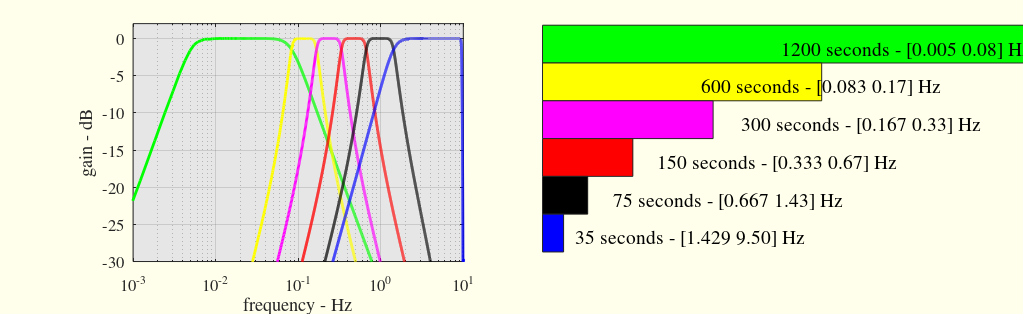

Write the MATLAB code that produced this figure.
clear

allcolors = ['g.';'y.';'m.';'r.';'k.';'b.';'rx';'yx';'mx';'rx';'kx';'c.';'k.';'r.';'c.';'m.';'g.';'b.';'k.';'r.';'c.';'m.';'g.';'k.'];

filtercharact = struct;
filtercharact(1).SCPperiod_sec  = 1200 ;
filtercharact(2).SCPperiod_sec  = 600 ;
filtercharact(3).SCPperiod_sec  = 300 ;
filtercharact(4).SCPperiod_sec  = 150 ;
filtercharact(5).SCPperiod_sec  = 75 ;
filtercharact(6).SCPperiod_sec  = 35;

filtercharact(1).overlapDFT = 0.5;
filtercharact(2).overlapDFT = 0.5;
filtercharact(3).overlapDFT = 0.5;
filtercharact(4).overlapDFT = 0.5;
filtercharact(5).overlapDFT = 0.5;
filtercharact(6).overlapDFT = 0.5;

filtercharact(1).overlapSCP = 0;
filtercharact(2).overlapSCP = 0;
filtercharact(3).overlapSCP = 0;
filtercharact(4).overlapSCP = 0;
filtercharact(5).overlapSCP = 0;
filtercharact(6).overlapSCP = 0;

filtercharact(1).ratioDFT2SCP = 5;
filtercharact(2).ratioDFT2SCP = 5;
filtercharact(3).ratioDFT2SCP = 5;
filtercharact(4).ratioDFT2SCP = 5;
filtercharact(5).ratioDFT2SCP = 5;
filtercharact(6).ratioDFT2SCP = 5;

filtercharact(1).Norder  = 3 ;
filtercharact(2).Norder  = 4 ;
filtercharact(3).Norder  = 4 ;
filtercharact(4).Norder  = 4 ;
filtercharact(5).Norder  = 4 ;
filtercharact(6).Norder  = 4;

M                               = 5;
filtercharact(1).designname     = 'butter';
filtercharact(1).windowshape    = 'hann';
filtercharact(1).Wlow_Hz        = 0.005;
filtercharact(1).overlapDFT     = 0.5;
% filtercharact(1).SCPperiod_sec  = 1000;
TFFT_Pfilter                    = filtercharact(1).SCPperiod_sec/M;

for Pfilter=2:6
    filtercharact(Pfilter).designname     = 'butter';
    filtercharact(Pfilter).windowshape    = 'hann';
    filtercharact(Pfilter).overlapDFT     = 0.5;
%     filtercharact(Pfilter).SCPperiod_sec  = filtercharact(Pfilter-1).SCPperiod_sec*0.5;
    TFFT_Pfilter                          = filtercharact(Pfilter).SCPperiod_sec/M;
    filtercharact(Pfilter).Wlow_Hz        = (1/TFFT_Pfilter)/0.1;
     filtercharact(Pfilter-1).Whigh_Hz     = filtercharact(Pfilter).Wlow_Hz;
end
filtercharact(Pfilter).Whigh_Hz           = 9.5;

scal1 = 1 ./ ([filtercharact(:).SCPperiod_sec] .* ...
    ([filtercharact(:).Whigh_Hz]-[filtercharact(:).Wlow_Hz]));

scal2 = 2 ./ ([filtercharact(:).SCPperiod_sec] .* ...
    ([filtercharact(:).Whigh_Hz]+[filtercharact(:).Wlow_Hz]));


Fs_Hz                 = 20;

P                     = length(filtercharact);
Lfft                  = 16*2048;
frqs_Hz               = (0:Lfft-1)*Fs_Hz/Lfft;
% plots of the response
figure(1)
clf

for ip=1:P
    subplot(121)
    [filnum,filden] = butter(filtercharact(ip).Norder,...
        2*[filtercharact(ip).Wlow_Hz ...
        filtercharact(ip).Whigh_Hz]/Fs_Hz);
    Hf = abs(fft(filnum,Lfft) ./ fft(filden,Lfft));
    semilogx(frqs_Hz, 10*log10(Hf),allcolors(ip),'linew',2)
    hold on
    set(gca,'xlim',[1e-3 10])
    set(gca,'ylim',[-30 2])
    set(gca,'color',[1 1 1]*0.9)
    grid on
end
hold off
set(gca,'fontname','times','fontsize',12);
xlabel('frequency - Hz')
ylabel('gain - dB')
loc = get(gca,'position');
% bar graphics, length proportional to the duration
loc(1)  = loc(1)+0.4;
loc(2)  = 0.92;
highbar = 0.12;
for ip=1:P
    switch ip
        case 1
            lenbar  = (filtercharact(ip).SCPperiod_sec)/2200;
            locx = loc(1)+loc(3)*0.12-0.14;
        case 2
            lenbar  = (filtercharact(ip).SCPperiod_sec)/2200;
            locx = loc(1)+loc(3)*0.12;
        case 3
            lenbar  = (filtercharact(ip).SCPperiod_sec)/1800;
            locx = loc(1)+loc(3)*0.12+0.6;
        case 4
            lenbar  = (filtercharact(ip).SCPperiod_sec)/1700;
            locx = loc(1)+loc(3)*0.12+0.7;
        case 5
            lenbar  = (filtercharact(ip).SCPperiod_sec)/1700;
            locx = loc(1)+loc(3)*0.12+1;
        case 6
            lenbar  = (filtercharact(ip).SCPperiod_sec)/1700;
            locx = loc(1)+loc(3)*0.12+1;
    end
    midy    = (filtercharact(ip).Whigh_Hz+filtercharact(ip).Wlow_Hz)/12;
    loc(2)  = loc(2)-highbar;
    subplot('position',[loc(1) loc(2) lenbar highbar])
    set(gca,'xtick',[],'ytick',[],'box','on')
    tt=sprintf('%i seconds - [%4.3f %4.2f] Hz',filtercharact(ip).SCPperiod_sec,...
        filtercharact(ip).Wlow_Hz,...
        filtercharact(ip).Whigh_Hz);
    text(locx,midy*0.03+0.355,tt,'fontname','times','fontsize',14)
    set(gca,'color',allcolors(ip))
end
set(gca,'fontname','times','fontsize',12);
% xlabel('time of stationarity - frequency bandwidth')
HorizontalSize = 26;
VerticalSize   = 8;
set(gcf,'units','centimeters');
set(gcf,'paperunits','centimeters');
set(gcf,'PaperType','a3');
% set(gcf,'position',[0 5 HorizontalSize VerticalSize]);
set(gcf,'paperposition',[0 0 HorizontalSize VerticalSize]);

set(gcf,'color', [1,1,0.92]);
set(gcf, 'InvertHardCopy', 'off');

%
%         print -depsc -loose ../../textes/6distConjointHMSC/filterbank.eps
%     !epstopdf ../../textes/6distConjointHMSC/filterbank.eps
%     !rm ../../textes/6distConjointHMSC/filterbank.eps
%      print -depsc -loose ../../slides/7sessionmeeting/filterbank.eps
%         print -depsc -loose ../../slides/6slidessummary01072915/.eps
%     !epstopdf ../../slides/6slidessummary01072915/filterbank.eps
%     !rm ../../slides/6slidessummary01072915/filterbank.eps
%
%     printdirectory  = ' ../slidesITW2015/';
%     fileprintepscmd = sprintf('print -depsc -loose %sfilterbank.eps',printdirectory);
%     fileeps2pdfcmd  = sprintf('!epstopdf %sfilterbank.eps',printdirectory);
%     filermcmd       = sprintf('!rm %sfilterbank.eps',printdirectory);
%     %
%       eval(fileprintepscmd)
%         eval(fileeps2pdfcmd)
%         eval(filermcmd)


%==== parameters for TeX
tabFB = [];
for ip = 1:P
    tabFB = [tabFB ...
        sprintf('$[%4.3f-%4.2f]$&$%i$\n%s %s',...
        filtercharact(ip).Wlow_Hz, ...
        filtercharact(ip).Whigh_Hz,filtercharact(ip).SCPperiod_sec ,'\\ \hline')];
end
tabFB
%====
save filtercharacteristics2 filtercharact

filtercharact